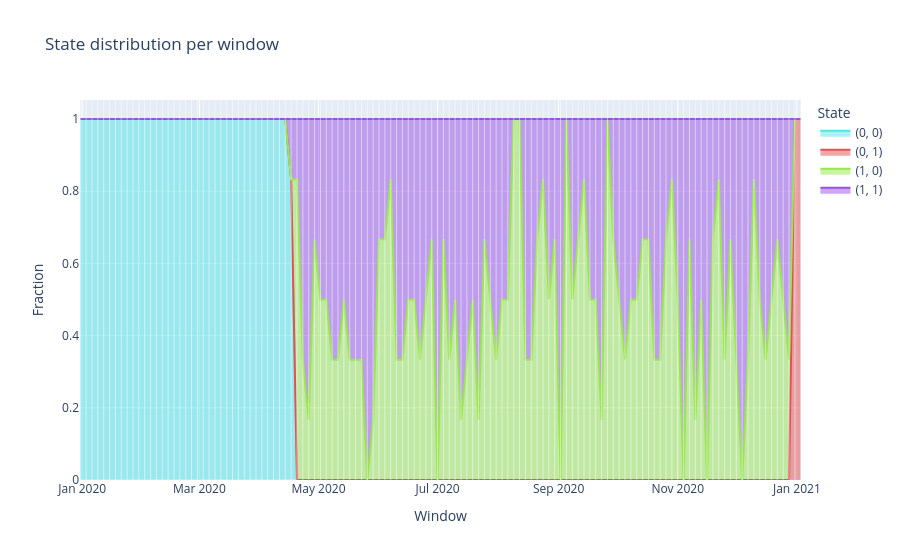

Source (notebook cell):
### Code cell
distributions_plot = kairo.plot_state_distributions(freq_distributions, color_mapping)
distributions_plot.show()
